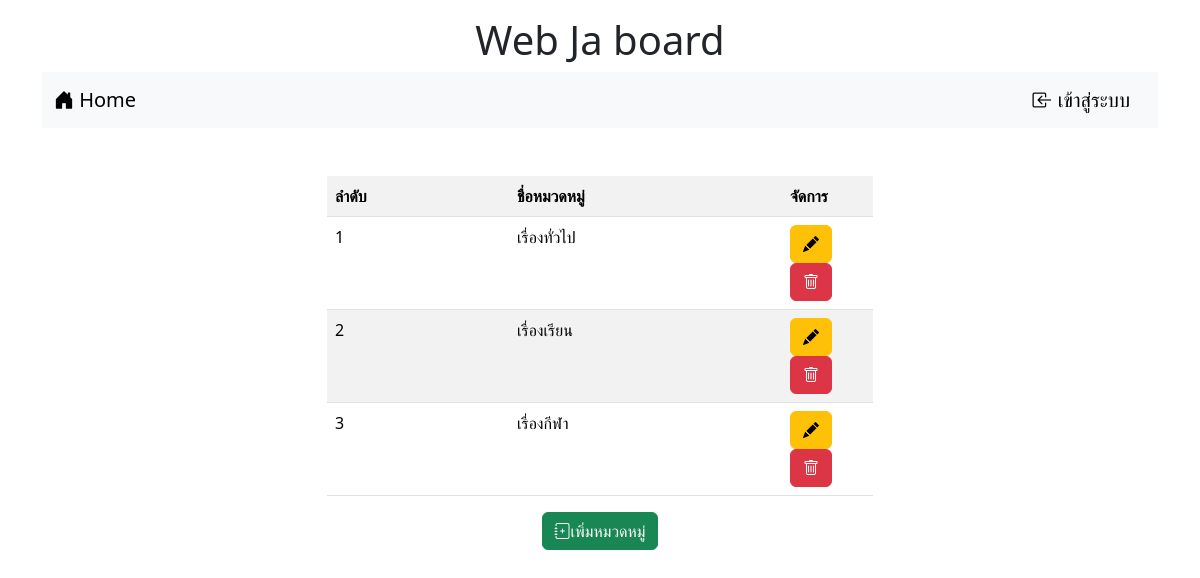
The app's page /category.php with its own data.
### tables this page shows
CREATE TABLE `category` (
  `id` int(11) NOT NULL,
  `name` varchar(32) NOT NULL
);

### category.php (the view, shortened to what this page needs)
<!DOCTYPE html>
<html lang="en">
<head>
    <link href="https://cdn.jsdelivr.net/npm/bootstrap@5.3.2/dist/css/bootstrap.min.css" rel="stylesheet">
    <link rel="stylesheet" href="https://cdn.jsdelivr.net/npm/bootstrap-icons@1.11.3/font/bootstrap-icons.min.css">
</head>
<body>
<div class="container">
    <h1 style="text-align: center;" class="mt-3">Web Ja board</h1>
    <?php
        include "nav.php";
        ?>
        <div class="row mt-4">
    <div class="col-lg-3 col-md-2 col-sm-1 "></div>
        <div class="col-lg-6 col-md-8 col-sm-10 ">
        <table class="table table-striped mt-4">
        <?php
        $conn=new PDO("mysql:host=localhost;dbname=webboard;charset=utf8","root","");
        $sql="SELECT * FROM category";
        $result=$conn->query($sql);
        echo"<tr><td class='col-3 fw-bold'>ลำดับ</td><td class='col-6 fw-bold'>ชื่อหมวดหมู่</td><td class='col-3 fw-bold'>จัดการ</td></tr>";
        while($row = $result->fetch()){
            echo"<tr><td class=col-4>$row[0]</td><td class=col-4>$row[1]</td><td class=col-4><a href='category_edit.php?edit=$row[0]' name='edit' class='btn btn-warning bi bi-pencil-fill'></a>
            <a href='category_delete.php?del=$row[0]' name='del' onclick='return myConfirm()' class='btn btn-danger bi bi-trash'></a></td></tr>";
        }
        ?>
        </table>
        <div class="d-flex justify-content-center">
        <button type="button" class="btn btn-success bi bi-journal-plus" data-bs-toggle="modal" data-bs-target="#Modal">เพิ่มหมวดหมู่</button>
        </div>
        </div>
    </div>
</div>
</body>
</html>

### records on screen
category: id "1", name "เรื่องทั่วไป"
category: id "2", name "เรื่องเรียน"
category: id "3", name "เรื่องกีฬา"
